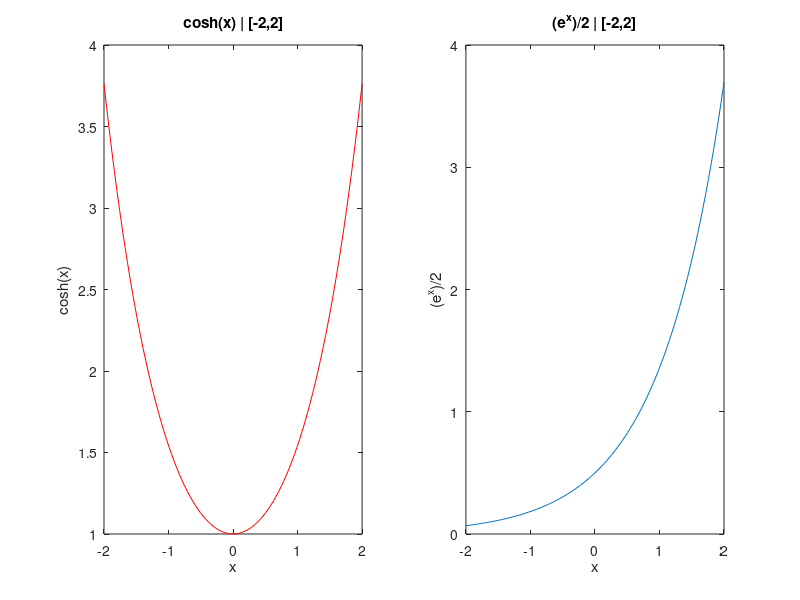

MATLAB code to generate this figure:
x=linspace(-2,2);
y1=cosh(x);
y2=0.5*exp(x);

subplot(1,2,1)
plot(x,y1,'r')
title('cosh(x) | [-2,2]')
xlabel('x')
ylabel('cosh(x)')

subplot(1,2,2)
plot(x,y2)
title('(e^x)/2 | [-2,2]')
xlabel('x')
ylabel('(e^x)/2')